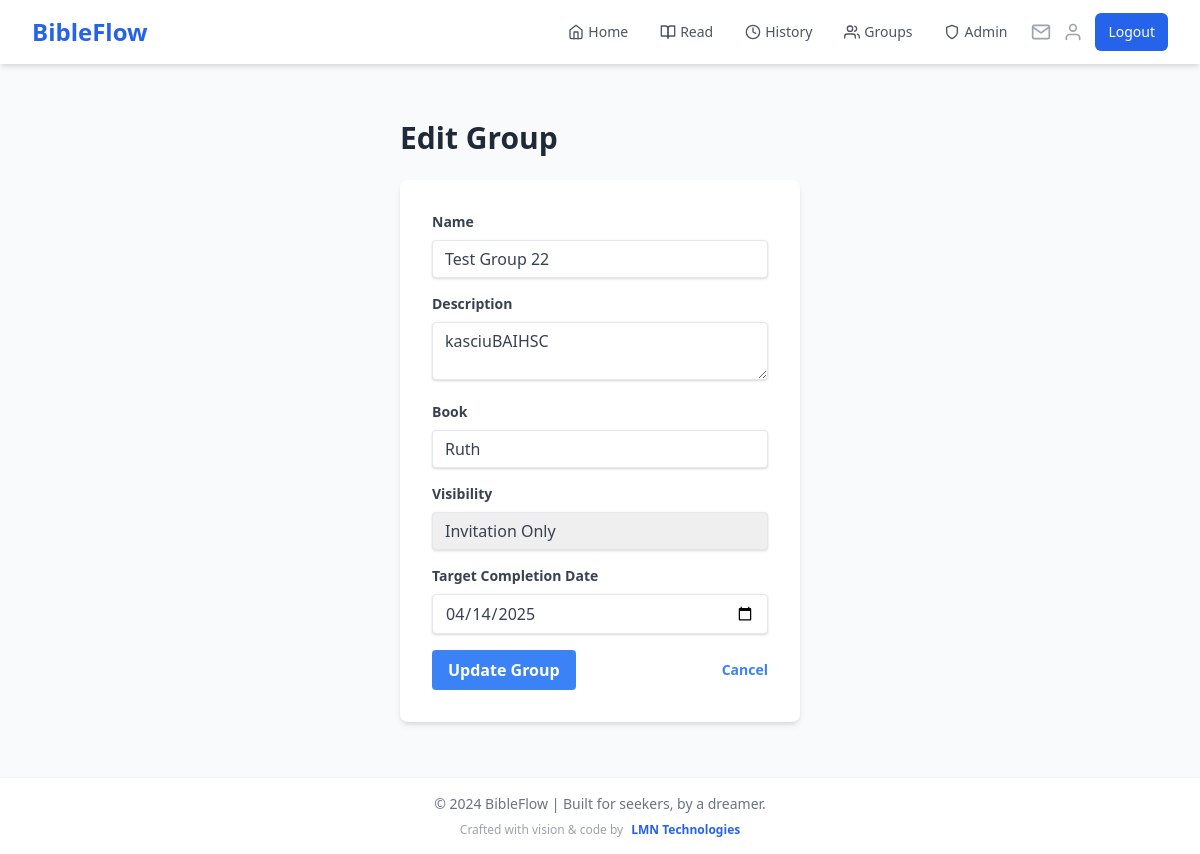
/admin/groups/3/edit (signed in), run on the app's committed database.
### app.py (models this page shows)
class ReadingGroup(db.Model):
    id = db.Column(db.Integer, primary_key=True)
    name = db.Column(db.String(100), nullable=False)
    description = db.Column(db.Text)
    created_at = db.Column(db.DateTime, default=datetime.utcnow)
    book = db.Column(db.String(50), nullable=False)
    current_chapter = db.Column(db.Integer, default=1)
    target_completion_date = db.Column(db.DateTime)
    creator_id = db.Column(db.Integer, db.ForeignKey('user.id'), nullable=False)
    visibility = db.Column(db.String(20), default='public')
    access_code = db.Column(db.String(20))
    members = db.relationship('GroupMember', backref='reading_group', lazy='joined')
    readings = db.relationship('GroupReading', backref='reading_group', lazy='dynamic')
    invitations = db.relationship('GroupInvitation', backref='reading_group', lazy='dynamic')

### app.py (the view, shortened to what this page needs)
@app.route('/admin/groups/<int:group_id>/edit', methods=['GET', 'POST'])
@login_required
@admin_required
def admin_edit_group(group_id):
    group = ReadingGroup.query.get_or_404(group_id)
    return render_template('admin/edit_group.html', group=group)

### app.py (called while the page is built)
@login_manager.user_loader
def load_user(user_id):
    if 'user_id' in session:
        return User.query.get(int(session['user_id']))
    return None

@app.context_processor
def inject_user_name():
    if current_user.is_authenticated:
        return dict(user_name=current_user.name)
    return dict(user_name='Guest')

@app.context_processor
def inject_invitation_count():
    if current_user.is_authenticated:
        invitation_count = GroupInvitation.query.filter(
            GroupInvitation.email == current_user.email,
            GroupInvitation.used == False,
            GroupInvitation.expires_at > datetime.utcnow()
        ).count()
        return dict(invitation_count=invitation_count)
    return dict(invitation_count=0)

def admin_required(f):
    @wraps(f)
    def decorated_function(*args, **kwargs):
        if not current_user.is_authenticated or current_user.email.lower() != 'mukuhalevi@gmail.com'.lower():
            flash('You do not have permission to access the admin panel.')
            return redirect(url_for('home'))
        return f(*args, **kwargs)
    return decorated_function

### templates/admin/edit_group.html (shortened to what this page needs)
{% extends "base.html" %}
{% block content %}
<div class="container mx-auto p-6 max-w-md">
    <h1 class="text-3xl font-bold mb-6 text-gray-800">Edit Group</h1>
    <form method="POST" class="bg-white shadow-md rounded-lg p-8">
        <div class="mb-4">
            <label class="block text-gray-700 text-sm font-bold mb-2" for="name">Name</label>
            <input type="text" name="name" value="{{ group.name }}"
                class="shadow appearance-none border rounded w-full py-2 px-3 text-gray-700 leading-tight focus:outline-none focus:shadow-outline">
        </div>
        <div class="mb-4">
            <label class="block text-gray-700 text-sm font-bold mb-2" for="description">Description</label>
            <textarea name="description"
                class="shadow appearance-none border rounded w-full py-2 px-3 text-gray-700 leading-tight focus:outline-none focus:shadow-outline">{{ group.description }}</textarea>
        </div>
        <div class="mb-4">
            <label class="block text-gray-700 text-sm font-bold mb-2" for="book">Book</label>
            <input type="text" name="book" value="{{ group.book }}"
                class="shadow appearance-none border rounded w-full py-2 px-3 text-gray-700 leading-tight focus:outline-none focus:shadow-outline">
        </div>
        <div class="mb-4">
            <label class="block text-gray-700 text-sm font-bold mb-2" for="visibility">Visibility</label>
            <select name="visibility"
                class="shadow appearance-none border rounded w-full py-2 px-3 text-gray-700 leading-tight focus:outline-none focus:shadow-outline">
                <option value="invitation" {% if group.visibility == 'invitation' %}selected{% endif %}>Invitation Only</option>
            </select>
        </div>
        <div class="mb-4">
            <label class="block text-gray-700 text-sm font-bold mb-2" for="target_date">Target Completion Date</label>
            <input type="date" name="target_date"
                value="{{ group.target_completion_date.strftime('%Y-%m-%d') if group.target_completion_date else '' }}"
                class="shadow appearance-none border rounded w-full py-2 px-3 text-gray-700 leading-tight focus:outline-none focus:shadow-outline">
        </div>
        <div class="flex items-center justify-between">
            <button type="submit" class="bg-blue-500 hover:bg-blue-700 text-white font-bold py-2 px-4 rounded focus:outline-none focus:shadow-outline">
                Update Group
            </button>
            <a href="{{ url_for('admin_groups') }}" class="inline-block align-baseline font-bold text-sm text-blue-500 hover:text-blue-800">
                Cancel
            </a>
        </div>
    </form>
</div>
{% endblock %}

### data on the page
ReadingGroup: name "Test Group 22", description "kasciuBAIHSC", book "Ruth", visibility "Invitation Only", target_date "04/14/2025"
